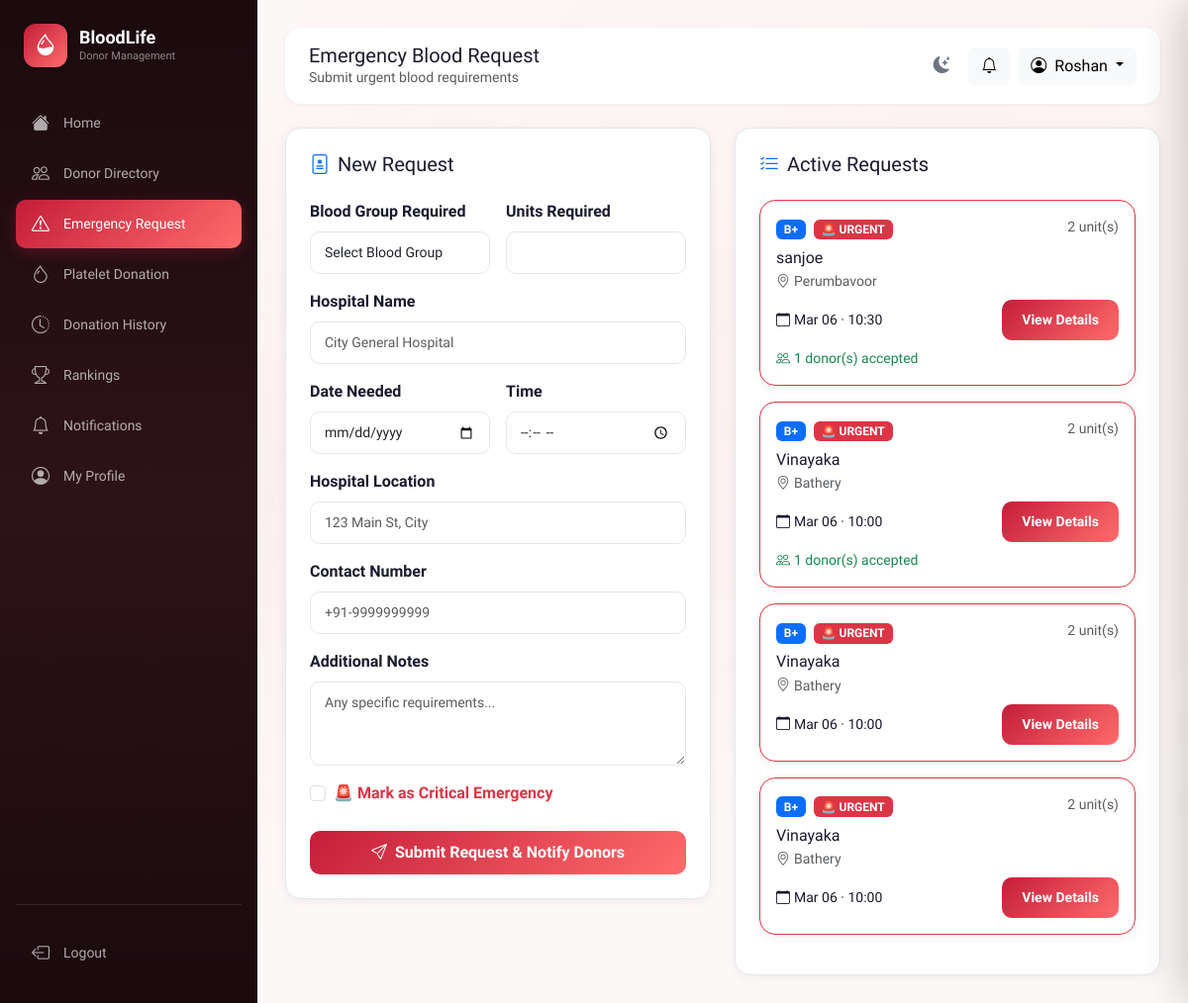
The app's page /requests/ (signed in) with its own data.
### app/models.py (models this page shows, shortened)
class User(UserMixin, db.Model):
    __tablename__ = 'users'
    id = db.Column(db.Integer, primary_key=True)
    name = db.Column(db.String(100), nullable=False)
    email = db.Column(db.String(150), unique=True, nullable=False, index=True)
    password_hash = db.Column(db.String(256), nullable=False)
    role = db.Column(db.String(10), default='user')          # 'user' | 'admin'
    is_active = db.Column(db.Boolean, default=True)
    is_blocked = db.Column(db.Boolean, default=False)
    created_at = db.Column(db.DateTime, default=datetime.utcnow)
    last_login = db.Column(db.DateTime)
    profile = db.relationship('DonorProfile', back_populates='user',
                               uselist=False, cascade='all, delete-orphan')
    blood_requests = db.relationship('BloodRequest', back_populates='requester',
                                      foreign_keys='BloodRequest.user_id',
                                      cascade='all, delete-orphan')
    donation_history = db.relationship('DonationHistory', back_populates='donor',
                                        cascade='all, delete-orphan')
    platelet_donations = db.relationship('PlateletDonation', back_populates='donor',
                                          cascade='all, delete-orphan')
    notifications = db.relationship('Notification', back_populates='user',
                                     cascade='all, delete-orphan')
    eligibility_checks = db.relationship('EligibilityCheck', back_populates='user',
                                          cascade='all, delete-orphan')
    @property
    def is_admin(self):
        return self.role == 'admin'

class BloodRequest(db.Model):
    __tablename__ = 'blood_requests'
    id = db.Column(db.Integer, primary_key=True)
    user_id = db.Column(db.Integer, db.ForeignKey('users.id'), nullable=False)
    blood_group = db.Column(db.String(5), nullable=False)
    units = db.Column(db.Integer, nullable=False, default=1)
    hospital = db.Column(db.String(200), nullable=False)
    location = db.Column(db.String(300))
    need_date = db.Column(db.Date, nullable=False)
    need_time = db.Column(db.String(10))
    contact = db.Column(db.String(20))
    notes = db.Column(db.Text)
    is_urgent = db.Column(db.Boolean, default=False)
    request_type = db.Column(db.String(10), default='blood')   # 'blood' | 'platelet'
    status = db.Column(db.String(20), default='active')        # 'active' | 'fulfilled' | 'closed'
    created_at = db.Column(db.DateTime, default=datetime.utcnow)
    requester = db.relationship('User', back_populates='blood_requests',
                                 foreign_keys=[user_id])
    responses = db.relationship('RequestResponse', back_populates='request',
                                 cascade='all, delete-orphan')
    @property
    def accepted_count(self):
        return sum(1 for r in self.responses if r.action == 'accept')

class RequestResponse(db.Model):
    __tablename__ = 'request_responses'
    id = db.Column(db.Integer, primary_key=True)
    request_id = db.Column(db.Integer, db.ForeignKey('blood_requests.id'), nullable=False)
    donor_id = db.Column(db.Integer, db.ForeignKey('users.id'), nullable=False)
    action = db.Column(db.String(10))   # 'accept' | 'decline'
    responded_at = db.Column(db.DateTime, default=datetime.utcnow)
    request = db.relationship('BloodRequest', back_populates='responses')
    donor = db.relationship('User')

### app/requests_bp/routes.py (the view, shortened to what this page needs)
@requests.route('/', methods=['GET', 'POST'])
@login_required
def index():
    form = BloodRequestForm()
    active = BloodRequest.query.filter_by(status='active').order_by(
        BloodRequest.created_at.desc()).all()
    return render_template('requests/index.html', form=form, active_requests=active)

### app/templates/requests/index.html (shortened to what this page needs)
{% extends "base.html" %}
{% block page_title %}Emergency Blood Request{% endblock %}
{% block page_subtitle %}Submit urgent blood requirements{% endblock %}
{% block content %}
<div class="row g-4">
    <div class="col-lg-6">
        <div class="card-custom p-4">
            <h5 class="mb-4"><i class="bi bi-file-medical me-2 text-primary"></i>New Request</h5>
            <form method="POST" novalidate>
                <div class="row g-3">
                    <div class="col-md-6">
                        <label class="form-label fw-semibold">Blood Group Required</label>
                        {{ form.blood_group(class="form-select form-control-custom") }}
                    </div>
                    <div class="col-md-6">
                        <label class="form-label fw-semibold">Units Required</label>
                        {{ form.units(class="form-control form-control-custom", min=1, max=20) }}
                    </div>
                    <div class="col-12">
                        <label class="form-label fw-semibold">Hospital Name</label>
                        {{ form.hospital(class="form-control form-control-custom", placeholder="City General Hospital")
                        }}
                    </div>
                    <div class="col-md-6">
                        <label class="form-label fw-semibold">Date Needed</label>
                        {{ form.need_date(class="form-control form-control-custom", type="date") }}
                    </div>
                    <div class="col-md-6">
                        <label class="form-label fw-semibold">Time</label>
                        {{ form.need_time(class="form-control form-control-custom", type="time") }}
                    </div>
                    <div class="col-12">
                        <label class="form-label fw-semibold">Hospital Location</label>
                        {{ form.location(class="form-control form-control-custom", placeholder="123 Main St, City") }}
                    </div>
                    <div class="col-12">
                        <label class="form-label fw-semibold">Contact Number</label>
                        {{ form.contact(class="form-control form-control-custom", placeholder="+91-9999999999") }}
                    </div>
                    <div class="col-12">
                        <label class="form-label fw-semibold">Additional Notes</label>
                        {{ form.notes(class="form-control form-control-custom", rows=3,
                        placeholder="Any specific requirements...") }}
                    </div>
                    <div class="col-12">
                        <div class="form-check">
                            {{ form.is_urgent(class="form-check-input") }}
                            <label class="form-check-label text-danger fw-semibold" for="is_urgent">
                                🚨 Mark as Critical Emergency
                            </label>
                        </div>
                    </div>
                </div>
                <button type="submit" class="btn btn-primary-custom w-100 mt-4">
                    <i class="bi bi-send me-2"></i>Submit Request &amp; Notify Donors
                </button>
            </form>
        </div>
    </div>
    <div class="col-lg-6">
        <div class="card-custom p-4">
            <h5 class="mb-4"><i class="bi bi-list-check me-2 text-primary"></i>Active Requests</h5>
            {% for req in active_requests %}
            <div class="card-custom p-3 mb-3 {{ 'border-danger' if req.is_urgent }}">
                <div class="d-flex justify-content-between align-items-start mb-2">
                    <div>
                        <span class="badge bg-primary me-1">{{ req.blood_group }}</span>
                        {% if req.is_urgent %}<span class="badge bg-danger">🚨 URGENT</span>{% endif %}
                    </div>
                    <small class="text-muted">{{ req.units }} unit(s)</small>
                </div>
                <h6 class="mb-1">{{ req.hospital }}</h6>
                <p class="text-muted small mb-2"><i class="bi bi-geo-alt me-1"></i>{{ req.location }}</p>
                <div class="d-flex justify-content-between align-items-center">
                    <small><i class="bi bi-calendar me-1"></i>{{ req.need_date.strftime('%b %d') }}
                        {% if req.need_time %}· {{ req.need_time }}{% endif %}</small>
                    <a href="{{ url_for('requests.view_request', req_id=req.id) }}"
                        class="btn btn-primary-custom btn-sm">View Details</a>
                </div>
                {% if req.accepted_count > 0 %}
                <p class="text-success small mt-2 mb-0"><i class="bi bi-people me-1"></i>{{ req.accepted_count }}
                    donor(s) accepted</p>
                {% endif %}
            </div>
            {% else %}
            <p class="text-muted text-center py-4">No active requests.</p>
            {% endfor %}
        </div>
    </div>
</div>
{% endblock %}

### app/templates/base.html (shortened to what this page needs)
<!DOCTYPE html>
<html lang="en">
<head>
    <link href="https://cdn.jsdelivr.net/npm/bootstrap@5.3.2/dist/css/bootstrap.min.css" rel="stylesheet">
    <link rel="stylesheet" href="https://cdn.jsdelivr.net/npm/bootstrap-icons@1.11.1/font/bootstrap-icons.css">
    <link rel="stylesheet" href="{{ url_for('static', filename='css/style.css') }}">
</head>
<body data-auth="{{ 'true' if current_user.is_authenticated else 'false' }}" >
    <div class="toast-container position-fixed top-0 end-0 p-3" style="z-index:9999;" id="toastContainer"></div>
    {% if current_user.is_authenticated %}
    <aside class="sidebar" id="sidebar">
        <div class="sidebar-logo">
            <div class="sidebar-logo-icon"><i class="bi bi-droplet-half"></i></div>
            <div>
                <h2>BloodLife</h2>
                <span>Donor Management</span>
            </div>
        </div>
        <nav>
            <ul class="list-unstyled">
                <li class="nav-item">
                    <a class="nav-link-custom {% if request.endpoint == 'main.dashboard' %}active{% endif %}"
                        href="{{ url_for('main.dashboard') }}">
                        <i class="bi bi-house-fill"></i><span>Home</span>
                    </a>
                </li>
                <li class="nav-item">
                    <a class="nav-link-custom {% if request.blueprint == 'donor' and 'directory' in request.endpoint %}active{% endif %}"
                        href="{{ url_for('donor.directory') }}">
                        <i class="bi bi-people"></i><span>Donor Directory</span>
                    </a>
                </li>
                <li class="nav-item">
                    <a class="nav-link-custom {% if request.blueprint == 'requests' %}active{% endif %}"
                        href="{{ url_for('requests.index') }}">
                        <i class="bi bi-exclamation-triangle"></i><span>Emergency Request</span>
                        {% set active_count = active_request_count|default(0) %}
                    </a>
                </li>
                <li class="nav-item">
                    <a class="nav-link-custom {% if 'platelet' in request.endpoint|default('') %}active{% endif %}"
                        href="{{ url_for('donor.platelet') }}">
                        <i class="bi bi-droplet"></i><span>Platelet Donation</span>
                    </a>
                </li>
                <li class="nav-item">
                    <a class="nav-link-custom {% if 'history' in request.endpoint|default('') %}active{% endif %}"
                        href="{{ url_for('donor.history') }}">
                        <i class="bi bi-clock-history"></i><span>Donation History</span>
                    </a>
                </li>
                <li class="nav-item">
                    <a class="nav-link-custom {% if 'rankings' in request.endpoint|default('') %}active{% endif %}"
                        href="{{ url_for('donor.rankings') }}">
                        <i class="bi bi-trophy"></i><span>Rankings</span>
                    </a>
                </li>
                <li class="nav-item position-relative">
                    <a class="nav-link-custom {% if 'notifications' in request.endpoint|default('') %}active{% endif %}"
                        href="{{ url_for('requests.notifications') }}">
                        <i class="bi bi-bell"></i><span>Notifications</span>
                        {% set unread = unread|default(0) %}
                    </a>
                </li>
                <li class="nav-item">
                    <a class="nav-link-custom {% if 'profile' in request.endpoint|default('') %}active{% endif %}"
                        href="{{ url_for('donor.profile') }}">
                        <i class="bi bi-person-circle"></i><span>My Profile</span>
                    </a>
                </li>
            </ul>
        </nav>
        <div class="mt-auto pt-4" style="border-top: 1px solid rgba(255,255,255,0.1);">
            <a class="nav-link-custom" href="{{ url_for('auth.logout') }}">
                <i class="bi bi-box-arrow-left"></i><span>Logout</span>
            </a>
        </div>
    </aside>
    <main class="main-content" id="mainContent">
        <div class="header mb-4">
            <div class="header-left">
                <div>
                    <h5 class="mb-0">{% block page_title %}Home{% endblock %}</h5>
                    <p class="text-muted mb-0 small">{% block page_subtitle %}{% endblock %}</p>
                </div>
            </div>
            <div class="d-flex align-items-center gap-2">
                <button class="theme-toggle" id="themeToggleBtn" onclick="toggleTheme()" title="Toggle dark/light mode">
                    <i class="bi bi-moon-stars-fill" id="themeIcon"></i>
                </button>
                <button class="btn btn-light position-relative" id="notifBellBtn" onclick="openNotifDrawer()"
                    title="Notifications">
                    <i class="bi bi-bell" id="bellIcon"></i>
                </button>
                <div class="dropdown">
                    <button class="btn btn-light dropdown-toggle" data-bs-toggle="dropdown">
                        <i class="bi bi-person-circle me-2"></i>{{ current_user.name.split()[0] }}
                    </button>
                </div>
            </div>
        </div>
        {% block content %}{% endblock %}
    </main>
    {% endif %}
</body>
</html>

### records on screen
User: name "Roshan"
BloodRequest: blood_group "B+", is_urgent "🚨 URGENT", units "2", hospital "sanjoe", location "Perumbavoor", need_date "Mar 06", need_time "10:30", accepted_count "1"
BloodRequest: blood_group "B+", is_urgent "🚨 URGENT", units "2", hospital "Vinayaka", location "Bathery", need_date "Mar 06", need_time "10:00", accepted_count "1"
BloodRequest: blood_group "B+", is_urgent "🚨 URGENT", units "2", hospital "Vinayaka", location "Bathery", need_date "Mar 06", need_time "10:00"
BloodRequest: blood_group "B+", is_urgent "🚨 URGENT", units "2", hospital "Vinayaka", location "Bathery", need_date "Mar 06", need_time "10:00"
